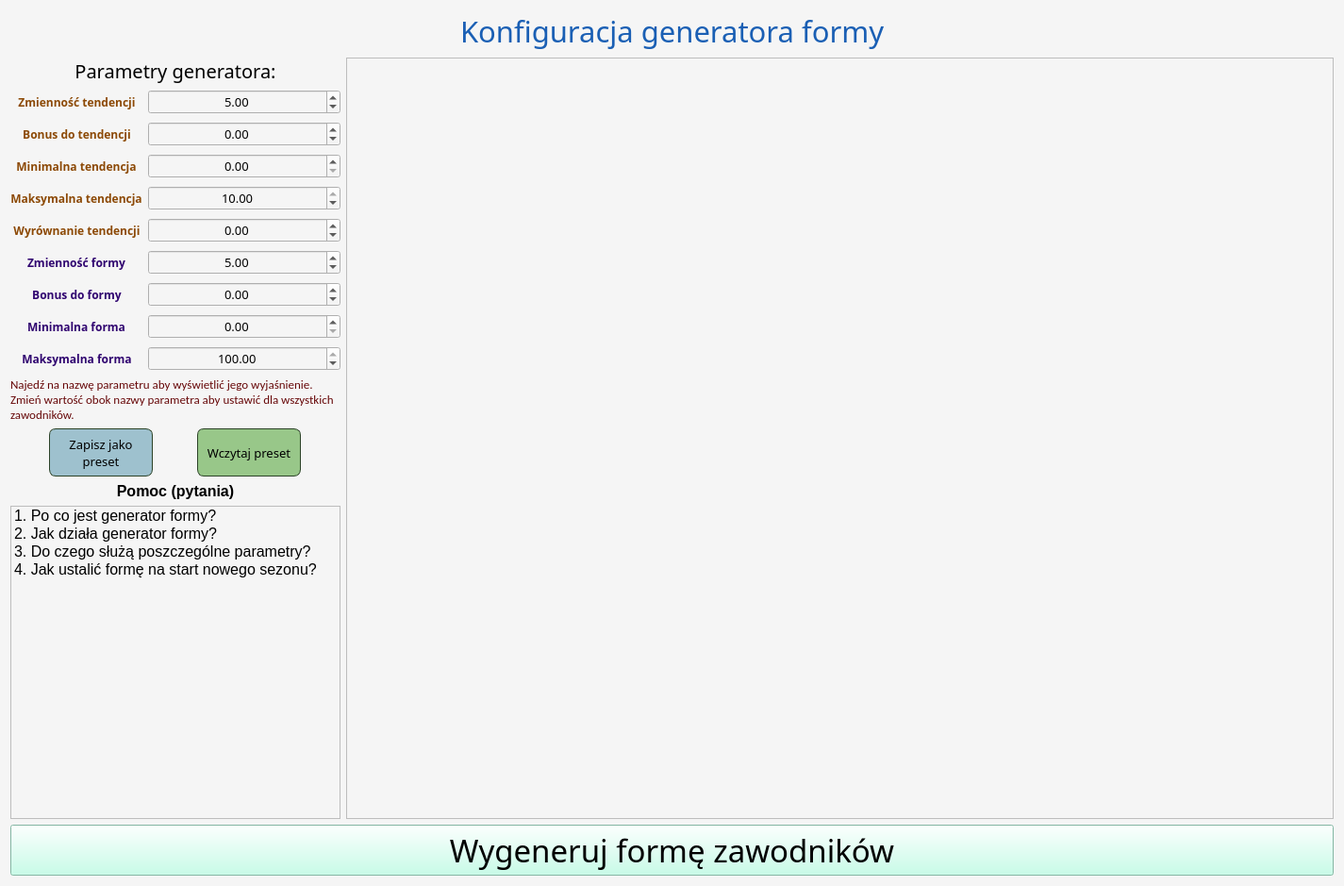
<?xml version="1.0" encoding="UTF-8"?>
<ui version="4.0">
 <class>JumpersFormGeneratorConfigWindow</class>
 <widget class="QDialog" name="JumpersFormGeneratorConfigWindow">
  <property name="geometry">
   <rect>
    <x>0</x>
    <y>0</y>
    <width>1425</width>
    <height>939</height>
   </rect>
  </property>
  <property name="windowTitle">
   <string>Dialog</string>
  </property>
  <property name="styleSheet">
   <string notr="true">background-color: rgb(245, 245, 245);
color: rgb(0, 0, 0);</string>
  </property>
  <layout class="QVBoxLayout" name="verticalLayout_4">
   <item>
    <layout class="QHBoxLayout" name="horizontalLayout_title">
     <item>
      <spacer name="horizontalSpacer_titleLeft">
       <property name="orientation">
        <enum>Qt::Horizontal</enum>
       </property>
       <property name="sizeHint" stdset="0">
        <size>
         <width>40</width>
         <height>20</height>
        </size>
       </property>
      </spacer>
     </item>
     <item>
      <widget class="QLabel" name="label_title">
       <property name="font">
        <font>
         <family>Quicksand Medium</family>
         <pointsize>23</pointsize>
         <bold>false</bold>
        </font>
       </property>
       <property name="styleSheet">
        <string notr="true">QLabel{
color: rgb(26, 95, 180);
}</string>
       </property>
       <property name="text">
        <string>Konfiguracja generatora formy</string>
       </property>
      </widget>
     </item>
     <item>
      <spacer name="horizontalSpacer_titleRight">
       <property name="orientation">
        <enum>Qt::Horizontal</enum>
       </property>
       <property name="sizeHint" stdset="0">
        <size>
         <width>40</width>
         <height>20</height>
        </size>
       </property>
      </spacer>
     </item>
    </layout>
   </item>
   <item>
    <layout class="QHBoxLayout" name="horizontalLayout_2" stretch="0,1">
     <item>
      <layout class="QVBoxLayout" name="verticalLayout_3">
       <item>
        <layout class="QVBoxLayout" name="verticalLayout" stretch="0,1,0">
         <item>
          <widget class="QLabel" name="label">
           <property name="font">
            <font>
             <family>Quicksand SemiBold</family>
             <pointsize>15</pointsize>
             <bold>false</bold>
            </font>
           </property>
           <property name="text">
            <string>Parametry generatora:</string>
           </property>
           <property name="alignment">
            <set>Qt::AlignCenter</set>
           </property>
          </widget>
         </item>
         <item>
          <layout class="QFormLayout" name="formLayout">
           <property name="labelAlignment">
            <set>Qt::AlignCenter</set>
           </property>
           <property name="formAlignment">
            <set>Qt::AlignCenter</set>
           </property>
           <property name="verticalSpacing">
            <number>8</number>
           </property>
           <item row="0" column="0">
            <widget class="QLabel" name="label_3">
             <property name="font">
              <font>
               <family>Quicksand</family>
               <pointsize>9</pointsize>
               <bold>true</bold>
              </font>
             </property>
             <property name="toolTip">
              <string>&lt;html&gt;&lt;head/&gt;&lt;body&gt;&lt;p&gt;&lt;span style=&quot; font-size:11pt; font-weight:700;&quot;&gt;Zmienność tendencji&lt;/span&gt;&lt;/p&gt;&lt;p&gt;Ogólny parametr mówiący o tym, jak bardzo może się zmienić tendencja. Od 0 do 10.&lt;/p&gt;&lt;/body&gt;&lt;/html&gt;</string>
             </property>
             <property name="styleSheet">
              <string notr="true">color: rgb(140, 73, 5);</string>
             </property>
             <property name="text">
              <string>Zmienność tendencji</string>
             </property>
             <property name="alignment">
              <set>Qt::AlignCenter</set>
             </property>
            </widget>
           </item>
           <item row="0" column="1">
            <widget class="QDoubleSpinBox" name="doubleSpinBox_tendenceVariability">
             <property name="font">
              <font>
               <family>Quicksand</family>
               <pointsize>10</pointsize>
              </font>
             </property>
             <property name="alignment">
              <set>Qt::AlignCenter</set>
             </property>
             <property name="minimum">
              <double>0.000000000000000</double>
             </property>
             <property name="maximum">
              <double>10.000000000000000</double>
             </property>
             <property name="singleStep">
              <double>1.000000000000000</double>
             </property>
             <property name="value">
              <double>5.000000000000000</double>
             </property>
            </widget>
           </item>
           <item row="2" column="0">
            <widget class="QLabel" name="label_8">
             <property name="font">
              <font>
               <family>Quicksand</family>
               <pointsize>9</pointsize>
               <bold>true</bold>
              </font>
             </property>
             <property name="toolTip">
              <string>&lt;html&gt;&lt;head/&gt;&lt;body&gt;&lt;p&gt;&lt;span style=&quot; font-size:11pt; font-weight:700;&quot;&gt;Minimalna tendencja&lt;/span&gt;&lt;/p&gt;&lt;p&gt;Poniżej tej wartości tendencja na pewno nie zejdzie. Od 0 do 10.&lt;/p&gt;&lt;/body&gt;&lt;/html&gt;</string>
             </property>
             <property name="styleSheet">
              <string notr="true">color: rgb(140, 73, 5);</string>
             </property>
             <property name="text">
              <string>Minimalna tendencja</string>
             </property>
             <property name="alignment">
              <set>Qt::AlignCenter</set>
             </property>
            </widget>
           </item>
           <item row="3" column="0">
            <widget class="QLabel" name="label_7">
             <property name="font">
              <font>
               <family>Quicksand</family>
               <pointsize>9</pointsize>
               <bold>true</bold>
              </font>
             </property>
             <property name="toolTip">
              <string>&lt;html&gt;&lt;head/&gt;&lt;body&gt;&lt;p&gt;&lt;span style=&quot; font-size:11pt; font-weight:700;&quot;&gt;Minimalna tendencja&lt;/span&gt;&lt;/p&gt;&lt;p&gt;Tendencja nie będzie wyższa niż ta wartość. Od 0 do 10.&lt;/p&gt;&lt;/body&gt;&lt;/html&gt;</string>
             </property>
             <property name="styleSheet">
              <string notr="true">color: rgb(140, 73, 5);</string>
             </property>
             <property name="text">
              <string>Maksymalna tendencja</string>
             </property>
             <property name="alignment">
              <set>Qt::AlignCenter</set>
             </property>
            </widget>
           </item>
           <item row="1" column="0">
            <widget class="QLabel" name="label_6">
             <property name="font">
              <font>
               <family>Quicksand</family>
               <pointsize>9</pointsize>
               <bold>true</bold>
              </font>
             </property>
             <property name="toolTip">
              <string>&lt;html&gt;&lt;head/&gt;&lt;body&gt;&lt;p&gt;&lt;span style=&quot; font-size:11pt; font-weight:700;&quot;&gt;Bonus do tendencji&lt;/span&gt;&lt;/p&gt;&lt;p&gt;Czyli ustalony przez użytkownika dodatek do tendencji który na pewno wystąpi. Od -10 do 10.&lt;/p&gt;&lt;/body&gt;&lt;/html&gt;</string>
             </property>
             <property name="styleSheet">
              <string notr="true">color: rgb(140, 73, 5);</string>
             </property>
             <property name="text">
              <string>Bonus do tendencji</string>
             </property>
             <property name="alignment">
              <set>Qt::AlignCenter</set>
             </property>
            </widget>
           </item>
           <item row="1" column="1">
            <widget class="QDoubleSpinBox" name="doubleSpinBox_tendBonus">
             <property name="font">
              <font>
               <family>Quicksand</family>
               <pointsize>10</pointsize>
              </font>
             </property>
             <property name="alignment">
              <set>Qt::AlignCenter</set>
             </property>
             <property name="minimum">
              <double>-10.000000000000000</double>
             </property>
             <property name="maximum">
              <double>10.000000000000000</double>
             </property>
            </widget>
           </item>
           <item row="2" column="1">
            <widget class="QDoubleSpinBox" name="doubleSpinBox_minTend">
             <property name="font">
              <font>
               <family>Quicksand</family>
               <pointsize>10</pointsize>
              </font>
             </property>
             <property name="alignment">
              <set>Qt::AlignCenter</set>
             </property>
             <property name="maximum">
              <double>10.000000000000000</double>
             </property>
            </widget>
           </item>
           <item row="3" column="1">
            <widget class="QDoubleSpinBox" name="doubleSpinBox_maxTend">
             <property name="font">
              <font>
               <family>Quicksand</family>
               <pointsize>10</pointsize>
              </font>
             </property>
             <property name="alignment">
              <set>Qt::AlignCenter</set>
             </property>
             <property name="maximum">
              <double>10.000000000000000</double>
             </property>
             <property name="value">
              <double>10.000000000000000</double>
             </property>
            </widget>
           </item>
           <item row="4" column="1">
            <widget class="QDoubleSpinBox" name="doubleSpinBox_tendAlignment">
             <property name="font">
              <font>
               <family>Quicksand</family>
               <pointsize>10</pointsize>
              </font>
             </property>
             <property name="alignment">
              <set>Qt::AlignCenter</set>
             </property>
             <property name="minimum">
              <double>-5.000000000000000</double>
             </property>
             <property name="maximum">
              <double>5.000000000000000</double>
             </property>
            </widget>
           </item>
           <item row="5" column="1">
            <widget class="QDoubleSpinBox" name="doubleSpinBox_tendVariability">
             <property name="font">
              <font>
               <family>Quicksand</family>
               <pointsize>10</pointsize>
              </font>
             </property>
             <property name="alignment">
              <set>Qt::AlignCenter</set>
             </property>
             <property name="maximum">
              <double>10.000000000000000</double>
             </property>
             <property name="value">
              <double>5.000000000000000</double>
             </property>
            </widget>
           </item>
           <item row="6" column="1">
            <widget class="QDoubleSpinBox" name="doubleSpinBox_formBonus">
             <property name="font">
              <font>
               <family>Quicksand</family>
               <pointsize>10</pointsize>
              </font>
             </property>
             <property name="alignment">
              <set>Qt::AlignCenter</set>
             </property>
             <property name="minimum">
              <double>-100.000000000000000</double>
             </property>
             <property name="maximum">
              <double>100.000000000000000</double>
             </property>
            </widget>
           </item>
           <item row="4" column="0">
            <widget class="QLabel" name="label_5">
             <property name="font">
              <font>
               <family>Quicksand</family>
               <pointsize>9</pointsize>
               <bold>true</bold>
              </font>
             </property>
             <property name="toolTip">
              <string>&lt;html&gt;&lt;head/&gt;&lt;body&gt;&lt;p&gt;&lt;span style=&quot; font-size:11pt; font-weight:700;&quot;&gt;Wyrównanie tendencji&lt;/span&gt;&lt;/p&gt;&lt;p&gt;Jeżeli wartość jest powyżej 1, wzrasta szansa na naturalne odwrócenie tendencji, tzn. w przeciwnym kierunku do aktualnej (Np. ze wzrostowej na spadkową).   Od -5 do 5.&lt;/p&gt;&lt;/body&gt;&lt;/html&gt;</string>
             </property>
             <property name="styleSheet">
              <string notr="true">color: rgb(140, 73, 5);</string>
             </property>
             <property name="text">
              <string>Wyrównanie tendencji</string>
             </property>
             <property name="alignment">
              <set>Qt::AlignCenter</set>
             </property>
            </widget>
           </item>
           <item row="6" column="0">
            <widget class="QLabel" name="label_9">
             <property name="font">
              <font>
               <family>Quicksand</family>
               <pointsize>9</pointsize>
               <bold>true</bold>
              </font>
             </property>
             <property name="toolTip">
              <string>&lt;html&gt;&lt;head/&gt;&lt;body&gt;&lt;p&gt;&lt;span style=&quot; font-size:11pt; font-weight:700;&quot;&gt;Bonus do formy&lt;/span&gt;&lt;/p&gt;&lt;p&gt;Określony przez użytkownika bonus do formy który na pewno wystąpi. Od -100 do 100.&lt;/p&gt;&lt;/body&gt;&lt;/html&gt;</string>
             </property>
             <property name="styleSheet">
              <string notr="true">color: rgb(48, 5, 112);</string>
             </property>
             <property name="text">
              <string>Bonus do formy</string>
             </property>
             <property name="alignment">
              <set>Qt::AlignCenter</set>
             </property>
            </widget>
           </item>
           <item row="5" column="0">
            <widget class="QLabel" name="label_4">
             <property name="font">
              <font>
               <family>Quicksand</family>
               <pointsize>9</pointsize>
               <bold>true</bold>
              </font>
             </property>
             <property name="toolTip">
              <string>&lt;html&gt;&lt;head/&gt;&lt;body&gt;&lt;p&gt;&lt;span style=&quot; font-size:11pt; font-weight:700;&quot;&gt;Zmienność formy&lt;/span&gt;&lt;/p&gt;&lt;p&gt;Ogólny parametr mówiący o tym, jak bardzo może się zmienić forma na podstawie aktualnej tendencji. Od 0 do 10.&lt;/p&gt;&lt;/body&gt;&lt;/html&gt;</string>
             </property>
             <property name="styleSheet">
              <string notr="true">color: rgb(48, 5, 112);</string>
             </property>
             <property name="text">
              <string>Zmienność formy</string>
             </property>
             <property name="alignment">
              <set>Qt::AlignCenter</set>
             </property>
            </widget>
           </item>
           <item row="7" column="0">
            <widget class="QLabel" name="label_11">
             <property name="font">
              <font>
               <family>Quicksand</family>
               <pointsize>9</pointsize>
               <bold>true</bold>
              </font>
             </property>
             <property name="toolTip">
              <string>&lt;html&gt;&lt;head/&gt;&lt;body&gt;&lt;p&gt;&lt;span style=&quot; font-size:11pt; font-weight:700;&quot;&gt;Minimalna forma&lt;/span&gt;&lt;/p&gt;&lt;p&gt;Forma nie będzie niższa niż wpisana tutaj wartość. Od 0 do 100.&lt;/p&gt;&lt;/body&gt;&lt;/html&gt;</string>
             </property>
             <property name="styleSheet">
              <string notr="true">color: rgb(48, 5, 112);</string>
             </property>
             <property name="text">
              <string>Minimalna forma</string>
             </property>
             <property name="alignment">
              <set>Qt::AlignCenter</set>
             </property>
            </widget>
           </item>
           <item row="8" column="0">
            <widget class="QLabel" name="label_10">
             <property name="font">
              <font>
               <family>Quicksand</family>
               <pointsize>9</pointsize>
               <bold>true</bold>
              </font>
             </property>
             <property name="toolTip">
              <string>&lt;html&gt;&lt;head/&gt;&lt;body&gt;&lt;p&gt;&lt;span style=&quot; font-size:11pt; font-weight:700;&quot;&gt;Maksymalna forma&lt;/span&gt;&lt;/p&gt;&lt;p&gt;Forma zawodnika nie przekroczy wpisanej tutaj wartości. Od 0 do 100.&lt;/p&gt;&lt;/body&gt;&lt;/html&gt;</string>
             </property>
             <property name="styleSheet">
              <string notr="true">color: rgb(48, 5, 112);</string>
             </property>
             <property name="text">
              <string>Maksymalna forma</string>
             </property>
             <property name="alignment">
              <set>Qt::AlignCenter</set>
             </property>
            </widget>
           </item>
           <item row="7" column="1">
            <widget class="QDoubleSpinBox" name="doubleSpinBox_minForm">
             <property name="font">
              <font>
               <family>Quicksand</family>
               <pointsize>10</pointsize>
              </font>
             </property>
             <property name="alignment">
              <set>Qt::AlignCenter</set>
             </property>
             <property name="maximum">
              <double>100.000000000000000</double>
             </property>
            </widget>
           </item>
           <item row="8" column="1">
            <widget class="QDoubleSpinBox" name="doubleSpinBox_maxForm">
             <property name="font">
              <font>
               <family>Quicksand</family>
               <pointsize>10</pointsize>
              </font>
             </property>
             <property name="alignment">
              <set>Qt::AlignCenter</set>
             </property>
             <property name="maximum">
              <double>100.000000000000000</double>
             </property>
             <property name="value">
              <double>100.000000000000000</double>
             </property>
            </widget>
           </item>
          </layout>
         </item>
         <item>
          <widget class="QLabel" name="label_help">
           <property name="font">
            <font>
             <family>Calibri</family>
             <pointsize>10</pointsize>
            </font>
           </property>
           <property name="styleSheet">
            <string notr="true">color: rgb(103, 8, 9);</string>
           </property>
           <property name="text">
            <string>Najedź na nazwę parametru aby wyświetlić jego wyjaśnienie.
Zmień wartość obok nazwy parametra aby ustawić dla wszystkich zawodników.</string>
           </property>
           <property name="wordWrap">
            <bool>true</bool>
           </property>
          </widget>
         </item>
        </layout>
       </item>
       <item>
        <layout class="QHBoxLayout" name="horizontalLayout">
         <item>
          <widget class="QPushButton" name="pushButton_saveAsPreset">
           <property name="sizePolicy">
            <sizepolicy hsizetype="Fixed" vsizetype="Fixed">
             <horstretch>0</horstretch>
             <verstretch>0</verstretch>
            </sizepolicy>
           </property>
           <property name="minimumSize">
            <size>
             <width>110</width>
             <height>51</height>
            </size>
           </property>
           <property name="maximumSize">
            <size>
             <width>110</width>
             <height>51</height>
            </size>
           </property>
           <property name="font">
            <font>
             <family>Quicksand Medium</family>
             <pointsize>10</pointsize>
             <bold>false</bold>
            </font>
           </property>
           <property name="autoFillBackground">
            <bool>false</bool>
           </property>
           <property name="styleSheet">
            <string notr="true">QPushButton{
background-color: rgb(158, 193, 206);
border: 1px solid rgb(44, 67, 40);
border-radius: 7px;
}
QPushButton:hover{
background-color: rgb(178, 213, 226);
}</string>
           </property>
           <property name="text">
            <string>Zapisz jako
preset</string>
           </property>
          </widget>
         </item>
         <item>
          <widget class="QPushButton" name="pushButton_loadPreset">
           <property name="sizePolicy">
            <sizepolicy hsizetype="Fixed" vsizetype="Fixed">
             <horstretch>0</horstretch>
             <verstretch>0</verstretch>
            </sizepolicy>
           </property>
           <property name="minimumSize">
            <size>
             <width>110</width>
             <height>51</height>
            </size>
           </property>
           <property name="maximumSize">
            <size>
             <width>110</width>
             <height>51</height>
            </size>
           </property>
           <property name="font">
            <font>
             <family>Quicksand Medium</family>
             <pointsize>10</pointsize>
             <bold>false</bold>
            </font>
           </property>
           <property name="autoFillBackground">
            <bool>false</bool>
           </property>
           <property name="styleSheet">
            <string notr="true">QPushButton{
background-color: rgb(152, 199, 137);
border: 1px solid rgb(44, 67, 40);
border-radius: 7px;
}
QPushButton:hover{
background-color: rgb(172, 219, 157);
}</string>
           </property>
           <property name="text">
            <string>Wczytaj preset</string>
           </property>
          </widget>
         </item>
        </layout>
       </item>
       <item>
        <layout class="QVBoxLayout" name="verticalLayout_2">
         <item>
          <widget class="QLabel" name="label_helpTitle">
           <property name="font">
            <font>
             <pointsize>12</pointsize>
             <bold>true</bold>
            </font>
           </property>
           <property name="text">
            <string>Pomoc (pytania)</string>
           </property>
           <property name="alignment">
            <set>Qt::AlignCenter</set>
           </property>
          </widget>
         </item>
         <item>
          <widget class="QListWidget" name="listWidget_questions">
           <property name="minimumSize">
            <size>
             <width>350</width>
             <height>0</height>
            </size>
           </property>
           <property name="font">
            <font>
             <family>Ubuntu</family>
             <pointsize>12</pointsize>
            </font>
           </property>
           <property name="spacing">
            <number>3</number>
           </property>
           <item>
            <property name="text">
             <string>1. Po co jest generator formy?</string>
            </property>
           </item>
           <item>
            <property name="text">
             <string>2. Jak działa generator formy?</string>
            </property>
           </item>
           <item>
            <property name="text">
             <string>3. Do czego służą poszczególne parametry?</string>
            </property>
           </item>
           <item>
            <property name="text">
             <string>4. Jak ustalić formę na start nowego sezonu?</string>
            </property>
           </item>
          </widget>
         </item>
        </layout>
       </item>
      </layout>
     </item>
     <item>
      <widget class="QTableView" name="tableView"/>
     </item>
    </layout>
   </item>
   <item>
    <widget class="QPushButton" name="pushButton_generate">
     <property name="font">
      <font>
       <family>Quicksand Medium</family>
       <pointsize>25</pointsize>
      </font>
     </property>
     <property name="styleSheet">
      <string notr="true">background-color: rgb(184, 255, 228);</string>
     </property>
     <property name="text">
      <string>Wygeneruj formę zawodników</string>
     </property>
    </widget>
   </item>
  </layout>
 </widget>
 <tabstops>
  <tabstop>listWidget_questions</tabstop>
  <tabstop>pushButton_loadPreset</tabstop>
  <tabstop>pushButton_saveAsPreset</tabstop>
  <tabstop>pushButton_generate</tabstop>
  <tabstop>doubleSpinBox_tendenceVariability</tabstop>
  <tabstop>doubleSpinBox_tendBonus</tabstop>
  <tabstop>doubleSpinBox_minTend</tabstop>
  <tabstop>doubleSpinBox_tendAlignment</tabstop>
  <tabstop>doubleSpinBox_maxTend</tabstop>
  <tabstop>tableView</tabstop>
  <tabstop>doubleSpinBox_tendVariability</tabstop>
  <tabstop>doubleSpinBox_formBonus</tabstop>
  <tabstop>doubleSpinBox_minForm</tabstop>
  <tabstop>doubleSpinBox_maxForm</tabstop>
 </tabstops>
 <resources/>
 <connections/>
</ui>
